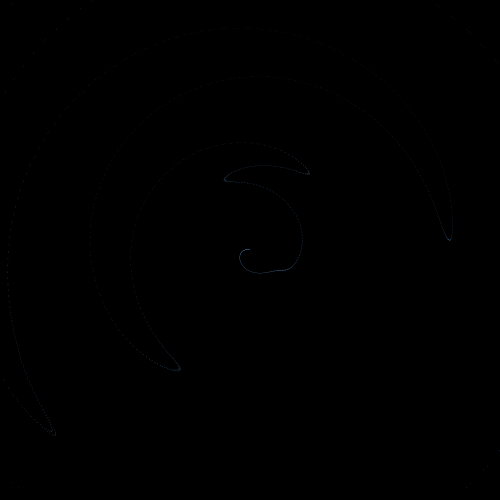
Frame 1 (no input)
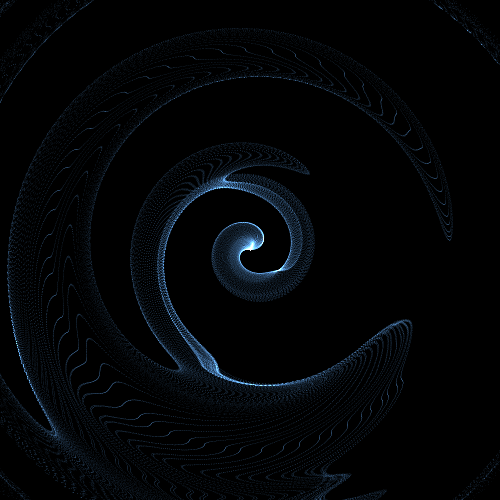
Frame 60 (the mouse pressed at the canvas centre just before this capture)
Frame 120 (the mouse held since frame 60 and released just before this capture): identical to frame 60, image omitted

The Processing sketch that drew these frames (run headless with seeded random() and noise(); from frame 60 on, the mouse is pressed at the canvas centre):

// Processing sketch: PerlinNoiseVortex
// ── PerlinNoiseVortex.pde
float x, y, a, r, n, w=250;
void setup() {
  size(500, 500);
  blendMode(ADD);
  background(0);
}
void draw() {
  x=mouseX;
  y=mouseY;
  a=atan2(y-w, x-w);
  stroke(87, 139, 186, 20);
  for (r=0; r<dist(w, w, x, y); r+=.1) {
    n=noise(r*.005, frameCount*.005)*30+a;
    point(w+cos(n)*r, w+sin(n)*r);
  }
}
